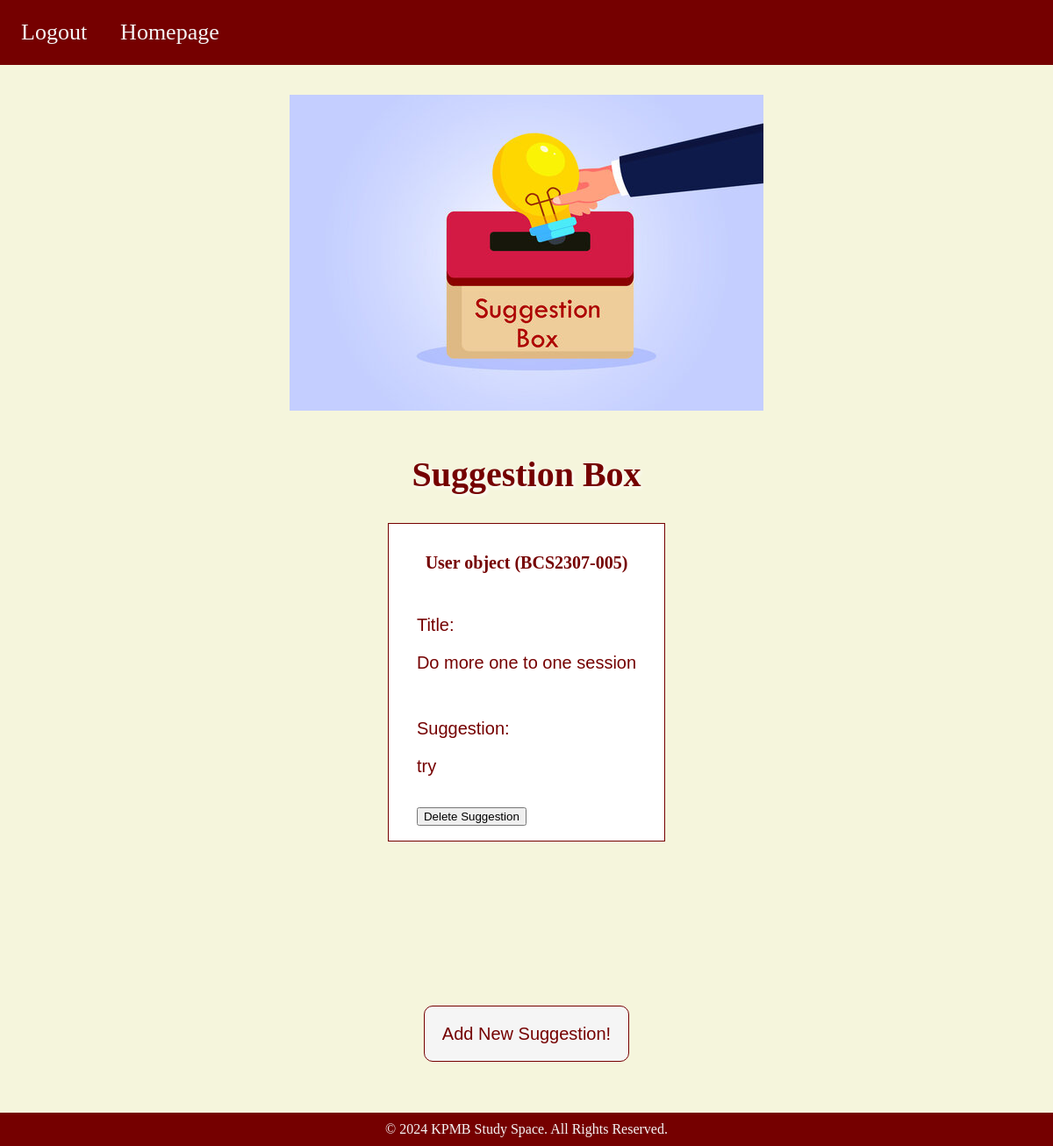
Screenshot of /KPMBStudySpace/homepage/suggestion with the database file from the repository.
### Tuition/models.py (models this page shows)
class Suggestion(models.Model):
    userID= models.ForeignKey(User, on_delete=models.CASCADE)
    title = models.CharField(max_length=100)
    forum = models.TextField()

class User(models.Model):
    userID = models.CharField(max_length=11, primary_key=True)
    userName = models.CharField(max_length=100)
    userEmail = models.CharField(max_length=320)
    userMobile = models.CharField(max_length=11)
    password1 = models.TextField()
    password2 = models.TextField()

### Tuition/views.py (the view)
# urls.py: path('homepage/suggestion', views.suggestion, name='suggestion'),
def suggestion(request):  # GET 7
    global u_ID
    user = User.objects.filter(userID=u_ID)
    allsuggestion = Suggestion.objects.all()
    dict = {
        'user': user,
        'allsuggestion': allsuggestion
    }
    return render(request, 'suggestion.html', dict)

### Tuition/templates/suggestion.html (shortened to what this page needs)
<!DOCTYPE html>
<html lang="en">
{% load static %}
<head>
</head>
<body>
    <div class="topnav">
        <form action="{% url 'logout' %}" method="POST">
            <a class="left" href="{% url 'logout' %}">Logout</a>
        </form>
        <a class="left" href="{% url 'homepage' %}">Homepage</a>
    </div>
    <br>
    <br>
    <br>
    <br>
    <br>
    <br>
    <div style="text-align: center;">
        <img src="{% static 'Tuition/images/suggestion.jpg' %}" alt="Suggestion Box Image" style="width: 300; height: auto; margin-bottom: 20px;">
    </div>
    <h1>Suggestion Box</h1>
    {% for value in allsuggestion %}
    <table>
        <tr>
            <th>
                <p>{{value.userID}}</p>
            </th>
        </tr>
        <tr>
            <td>
                <p>Title:</p>
                <p>{{value.title}}</p>
            </td>
        </tr>
        <tr>
            <td>
                <p>Suggestion:</p>
                <p>{{value.forum}}</p>
            </td>
        </tr>
        <tr>
            <td>
                <form action="{% url 'delete_suggestion' value.id %}" method="POST">
                    <button type="submit" class="direction">Delete Suggestion</button>
                </form>
            </td>
        </tr>
    </table>
    {% endfor %}
    <br>
    <br>
    <br>
    <br>
    <p class="down"><a class='direction' href="{% url 'new_suggestion' %}">Add New Suggestion!</a></p>
    <footer>
        &copy; 2024 KPMB Study Space. All Rights Reserved.
    </footer>
</body>
</html>

### Tuition/templates/suggestion.html (style rules this page uses)
body { margin: 0px; padding: 0px; background-color: beige; }
.topnav { text-align: center; position: fixed; top: 0; left: 0; right: 0; background-color: #750000; overflow: hidden; padding: 10px; }
h1 { color: #750000; text-shadow: 2px 2px 4px white; margin-top: 20px; font-size: 40px; padding: 5px; text-align: center; }
.topnav a.left { float: left; color: whitesmoke; text-align: center; padding: 12px 14px; text-decoration: none; font-size: 26px; margin-right: 10px; }
a.direction { font-family: 'Franklin Gothic Medium', 'Arial Narrow', Arial, sans-serif; font-size: 20px; color: #750000; text-decoration: none; padding: 20px; background-color: whitesmoke; border: 1px solid; border-radius: 10px; }
table { border: 1px solid; padding: 10px; margin: 0 auto; color: #750000; background-color: white; margin-bottom: 20px; max-width: 50%; }
th { padding: 1px; font-size: 20px; font-family: Cambria, Cochin, Georgia, Times, 'Times New Roman', serif; }
tr, td { padding: 5px; padding-left: 20px; padding-right: 20px; font-size: 20px; font-family: Arial, Helvetica, sans-serif; }
p.down { padding: 100px; text-align: center; }
footer { background-color: #750000; color: whitesmoke; padding: 10px; position: fixed; left: 0; right: 0; bottom: 0; text-align: center; font-size: 16px; }

### rows the page displays
Suggestion: userID "User object (BCS2307-005)", title "Do more one to one session", forum "try"
